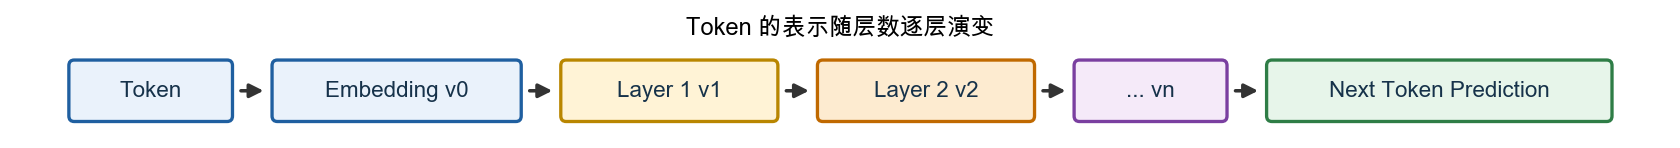

Python code for this plot:
#!/usr/bin/env python3
"""生成第11章 第十节"表示学习"一节的链条图（原 Mermaid 图）：
Token → Embedding v0 → Layer 1 v1 → Layer 2 v2 → ... vn → Next Token Prediction。
展示 Token 的表示随层数逐层演变。
"""
from pathlib import Path

import matplotlib
matplotlib.use("Agg")
import matplotlib.font_manager as fm
import matplotlib.pyplot as plt
from matplotlib.patches import FancyArrowPatch, FancyBboxPatch

FONT_CANDIDATES = [
    "PingFang SC", "Microsoft YaHei", "Noto Sans CJK SC",
    "WenQuanYi Micro Hei", "Source Han Sans SC", "Arial Unicode MS",
]
available = {font.name for font in fm.fontManager.ttflist}
font = next((name for name in FONT_CANDIDATES if name in available), "DejaVu Sans")
plt.rcParams.update({"font.family": font, "axes.unicode_minus": False})


def draw_box(ax, cx, cy, w, h, text, facecolor="#EAF2FB", edgecolor="#1F5FA0", fontsize=9.5):
    box = FancyBboxPatch((cx - w / 2, cy - h / 2), w, h,
                         boxstyle="round,pad=0.015,rounding_size=0.05",
                         linewidth=1.4, edgecolor=edgecolor, facecolor=facecolor)
    ax.add_patch(box)
    ax.text(cx, cy, text, ha="center", va="center", fontsize=fontsize, weight="bold", color="#16324a")


def arrow(ax, start, end, color="#333333", lw=1.5):
    a = FancyArrowPatch(start, end, arrowstyle="-|>", mutation_scale=12, linewidth=lw, color=color)
    ax.add_patch(a)


fig, ax = plt.subplots(figsize=(12.5, 0.7), dpi=170)

y = 0
# 从"输入"到"预测"，颜色由冷到暖再回到绿，体现表示逐层深化
boxes = [
    (1.05, 1.5, "Token", "#EAF2FB", "#1F5FA0"),
    (3.35, 2.3, "Embedding v0", "#EAF2FB", "#1F5FA0"),
    (5.90, 2.0, "Layer 1 v1", "#FFF3D6", "#B98600"),
    (8.30, 2.0, "Layer 2 v2", "#FDEBD0", "#C06900"),
    (10.40, 1.4, "... vn", "#F5EAF9", "#7A3FA0"),
    (13.10, 3.2, "Next Token Prediction", "#E7F5EA", "#2E7D46"),
]
edges = []
for cx, w, text, fc, ec in boxes:
    draw_box(ax, cx, y, w, 0.52, text, facecolor=fc, edgecolor=ec)
    edges.append((cx - w / 2, cx + w / 2))

for (l0, r0), (l1, r1) in zip(edges[:-1], edges[1:]):
    arrow(ax, (r0 + 0.05, y), (l1 - 0.05, y))

ax.set_xlim(-0.2, 15.2)
ax.set_ylim(-0.36, 0.46)
ax.axis("off")
ax.set_title("Token 的表示随层数逐层演变", fontsize=10, weight="bold", pad=2)

output = Path(__file__).resolve().parent / "representation_layers_diagram.png"
fig.savefig(output, bbox_inches="tight")
print(f"saved to {output}")
